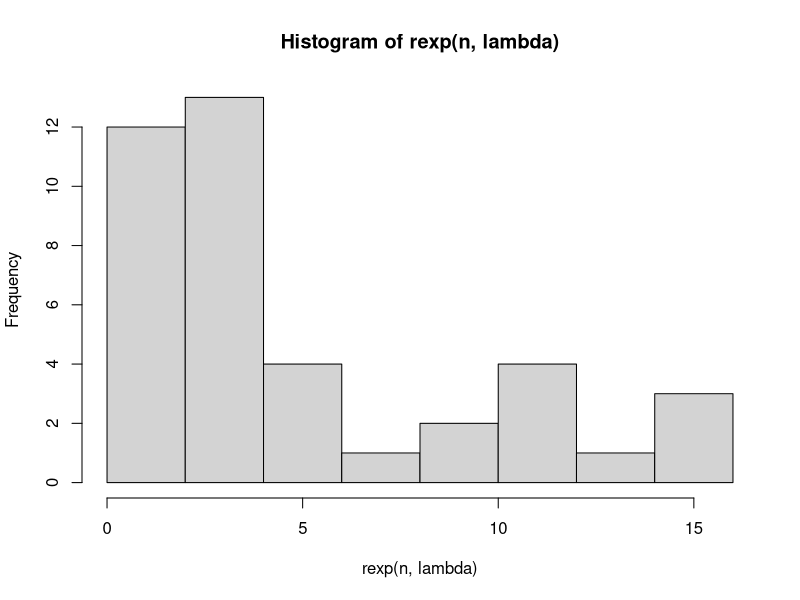

Source code (R): (Note: this script raises an error after producing the figure.)
## ---- chunk 1
library(tidyverse)
set.seed(500)
lambda <- 0.2 
B <- 1000
n <- 40 
## ---- chunk 2
hist(rexp(n, lambda))
## ---- chunk 3
meansExponentials <- NULL
for (i in 1:B) meansExponentials = c(meansExponentials, mean(rexp(n, lambda)))
## ---- chunk 4
theoreticalMean <- 1/lambda
sampleMean <- mean(meansExponentials)
## ---- chunk 5

    ggplot(NULL, aes(meansExponentials)) + geom_histogram(aes(y = ..density..), color = "gray") +
    geom_vline(xintercept = theoreticalMean, color = "red") + 
    geom_vline(xintercept = sampleMean, color = "blue") + 
    stat_function(fun = dnorm, args = list(mean = theoreticalMean, sd = 1/(lambda * sqrt(n))), color = "red", size = 1.0) + 
    stat_function(fun = dnorm, args = list(mean = sampleMean, sd = sd(meansExponentials)), color = "blue", size = 1.0) + 
    labs(title = "Distribution", x = "Sample Means", y = "Density") + 
    theme(legend.position = "right")
## ---- chunk 6
theoreticalVariance <- 1/(lambda^2 * n)
sampleVariance <- var(meansExponentials)
theoreticalSD <- 1/(lambda * sqrt(n))
sampleSD <- sd(meansExponentials)
## ---- chunk 7
qqnorm(meansExponentials); qqline(meansExponentials)
